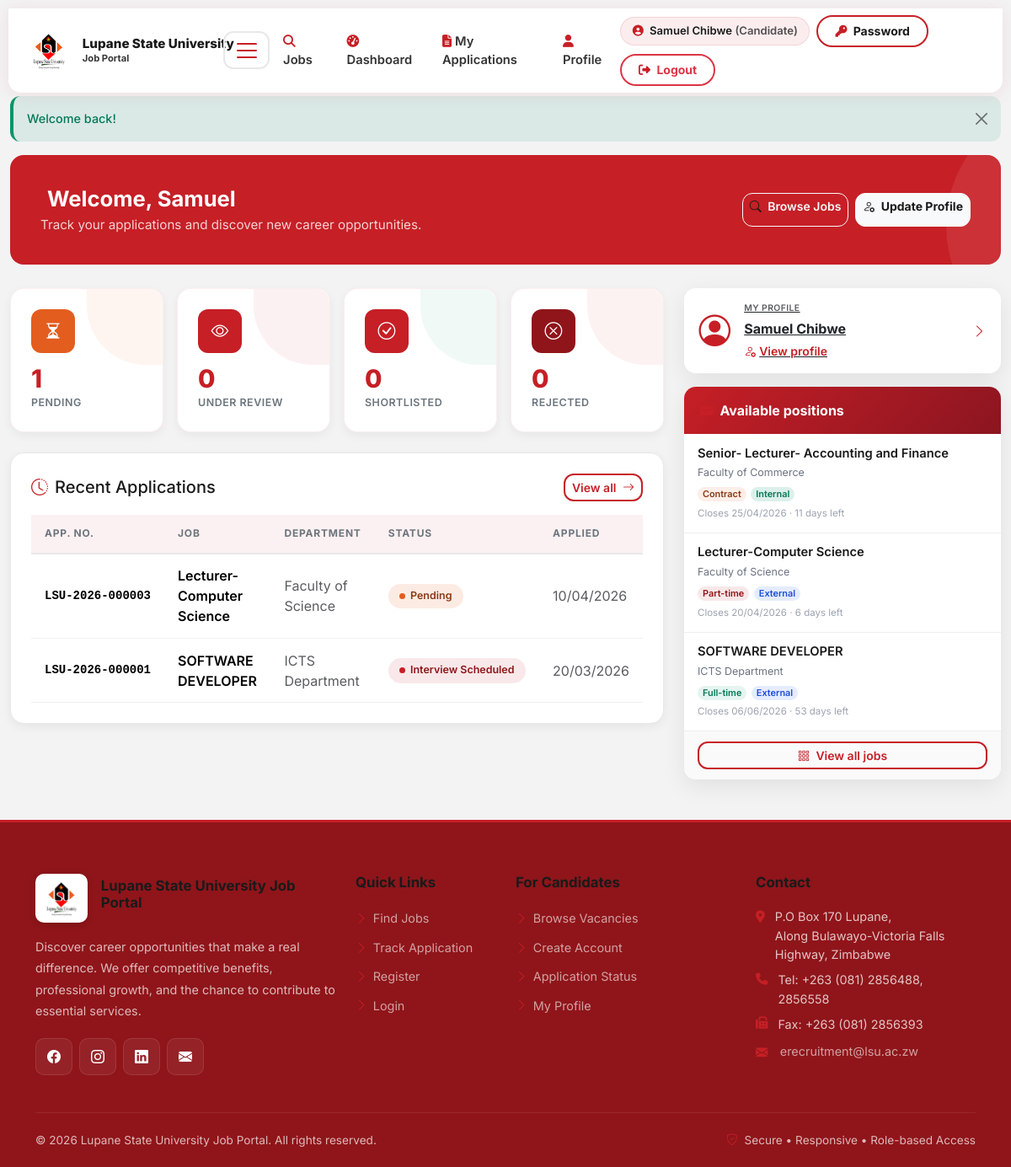
The app's page /candidate/dashboard.php (signed in) with its own data.
### tables this page shows
CREATE TABLE `applications` (
  `application_id` int(11) NOT NULL,
  `application_ref` varchar(32) DEFAULT NULL,
  `job_id` int(11) NOT NULL,
  `candidate_id` int(11) NOT NULL,
  `cover_letter` text DEFAULT NULL,
  `cv_path` varchar(255) DEFAULT NULL,
  `certificates_path` varchar(255) DEFAULT NULL,
  `status` enum('Pending','Under Review','Shortlisted','Interview Scheduled','Rejected','Offer Extended','Accepted','Withdrawn') DEFAULT 'Pending',
  `applied_at` timestamp NOT NULL DEFAULT current_timestamp(),
  `reviewed_by` int(11) DEFAULT NULL COMMENT 'HR user_id',
  `reviewed_at` datetime DEFAULT NULL,
  `review_notes` text DEFAULT NULL,
  `rejection_reason` text DEFAULT NULL,
  `updated_at` timestamp NOT NULL DEFAULT current_timestamp() ON UPDATE current_timestamp()
);

CREATE TABLE `jobs` (
  `job_id` int(11) NOT NULL,
  `title` varchar(255) NOT NULL,
  `department` varchar(100) DEFAULT NULL,
  `description` text NOT NULL,
  `requirements` text DEFAULT NULL,
  `qualifications` text DEFAULT NULL,
  `location` varchar(255) DEFAULT NULL,
  `job_type` enum('Full-time','Part-time','Contract','Internship') DEFAULT 'Full-time',
  `vacancy_scope` enum('Internal','External') NOT NULL DEFAULT 'External',
  `salary_min` decimal(10,2) DEFAULT NULL,
  `salary_max` decimal(10,2) DEFAULT NULL,
  `posted_by` int(11) NOT NULL COMMENT 'HR user_id',
  `status` enum('Draft','Pending Approval','Active','Closed','Cancelled') DEFAULT 'Draft',
  `approved_by` int(11) DEFAULT NULL COMMENT 'Management user_id',
  `approved_at` datetime DEFAULT NULL,
  `application_deadline` date DEFAULT NULL,
  `max_applications` int(11) DEFAULT NULL,
  `current_applications` int(11) DEFAULT 0,
  `created_at` timestamp NOT NULL DEFAULT current_timestamp(),
  `updated_at` timestamp NOT NULL DEFAULT current_timestamp() ON UPDATE current_timestamp()
);

### includes/security.php (called while the page is built, shortened)
<?php
function escape($string) {
    return htmlspecialchars($string, ENT_QUOTES, 'UTF-8');
}

### includes/functions.php (called while the page is built, shortened)
<?php
function formatDateDisplay($date) {
    try {
        return (new DateTime($date))->format('d/m/Y');
    } catch (Exception $e) {
        return '';
    }
}
function sqlJobApplicationOpen(string $alias = ''): string {
    $p = $alias !== '' ? $alias . '.' : '';
    return "({$p}application_deadline IS NULL OR {$p}application_deadline >= CURDATE())";
}
function vacancyScope(?string $scope): string {
    $s = trim((string)($scope ?? ''));
    return ($s === 'Internal' || $s === 'External') ? $s : 'External';
}
function vacancyScopeBadgeClass(?string $scope): string {
    return vacancyScope($scope) === 'Internal' ? 'badge-vacancy-internal' : 'badge-vacancy-external';
}
function candidateProfilePhotoUrl(?string $relative): ?string {
    $relative = str_replace('\\', '/', trim((string)$relative));
    if ($relative === '' || preg_match('#\.\.|^/#', $relative)) {
        return null;
    }
    return BASE_URL . '/uploads/' . $relative;
}

### candidate/dashboard.php (the view, shortened to what this page needs)
<?php
$db = getDBConnection();
$userId = (int)$_SESSION['user_id'];
$candidate = [];
try {
    $stmt = $db->prepare("SELECT candidate_id, profile_photo_path FROM candidates WHERE user_id = ?");
    $stmt->execute([$userId]);
    $candidate = $stmt->fetch() ?: [];
} catch (Throwable $e) {
    $stmt = $db->prepare("SELECT candidate_id FROM candidates WHERE user_id = ?");
    $stmt->execute([$userId]);
    $candidate = $stmt->fetch() ?: [];
}
$candidateId = (int)($candidate['candidate_id'] ?? 0);
$candidatePhotoUrl = candidateProfilePhotoUrl((string)($candidate['profile_photo_path'] ?? ''));
$countsStmt = $db->prepare("
    SELECT
      SUM(status = 'Pending') AS pending,
      SUM(status = 'Under Review') AS under_review,
      SUM(status = 'Shortlisted') AS shortlisted,
      SUM(status = 'Rejected') AS rejected
    FROM applications
    WHERE candidate_id = ?
");
$countsStmt->execute([$candidateId]);
$counts = $countsStmt->fetch() ?: [];
$recentStmt = $db->prepare("
    SELECT a.application_id, a.application_ref, a.status, a.applied_at, j.title, j.department
    FROM applications a
    JOIN jobs j ON a.job_id = j.job_id
    WHERE a.candidate_id = ?
    ORDER BY a.applied_at DESC
    LIMIT 5
");
$recentStmt->execute([$candidateId]);
$recent = $recentStmt->fetchAll();
$openSql = "status = 'Active' AND " . sqlJobApplicationOpen();
$sidebarStmt = $db->query("
    SELECT job_id, title, department, job_type, vacancy_scope, application_deadline
    FROM jobs
    WHERE {$openSql}
    ORDER BY created_at DESC
    LIMIT 8
");
$sidebarJobs = $sidebarStmt ? $sidebarStmt->fetchAll() : [];
require_once BASE_PATH . '/includes/header.php';
function candidateSidebarDaysLeft($deadline) {
    $now = new DateTime();
    $end = new DateTime($deadline);
    return (int)$now->diff($end)->days;
}
function candidateJobTypeBadgeClass($type) {
    $map = [
        'Full-time' => 'badge-fulltime',
        'Part-time' => 'badge-parttime',
        'Contract' => 'badge-contract',
        'Internship' => 'badge-internship',
    ];
    return $map[$type] ?? 'badge-fulltime';
}
function statusBadgeClass($status) {
    $map = [
        'Pending' => 'status-pending',
        'Under Review' => 'status-under-review',
        'Shortlisted' => 'status-shortlisted',
        'Interview Scheduled' => 'status-interview',
        'Rejected' => 'status-rejected',
        'Offer Extended' => 'status-offer',
        'Accepted' => 'status-accepted',
        'Withdrawn' => 'status-withdrawn',
    ];
    return $map[$status] ?? 'status-pending';
}
?>
<div class="page-header d-flex flex-column flex-md-row justify-content-between align-items-md-center gap-3">
    <div>
        <h1><i class="bi bi-hand-wave me-2"></i>Welcome, <?php echo escape($_SESSION['first_name']); ?></h1>
        <p>Track your applications and discover new career opportunities.</p>
    </div>
    <div class="page-actions d-flex gap-2">
        <a class="btn btn-outline-light btn-sm" href="<?php echo BASE_URL; ?>/index.php">
            <i class="bi bi-search me-1"></i> Browse Jobs
        </a>
        <a class="btn btn-light btn-sm text-primary fw-bold" href="<?php echo BASE_URL; ?>/candidate/profile.php">
            <i class="bi bi-person-gear me-1"></i> Update Profile
        </a>
    </div>
</div>
<div class="row g-4 align-items-start mb-4">
    <div class="col-lg-8">
        <div class="row g-3 mb-4">
            <div class="col-6 col-lg-3">
                <div class="stat-card-rich">
                    <div class="stat-accent amber"></div>
                    <div class="stat-icon amber"><i class="bi bi-hourglass-split"></i></div>
                    <div class="stat-value"><?php echo (int)($counts['pending'] ?? 0); ?></div>
                    <div class="stat-label">Pending</div>
                </div>
            </div>
            <div class="col-6 col-lg-3">
                <div class="stat-card-rich">
                    <div class="stat-accent blue"></div>
                    <div class="stat-icon blue"><i class="bi bi-eye"></i></div>
                    <div class="stat-value"><?php echo (int)($counts['under_review'] ?? 0); ?></div>
                    <div class="stat-label">Under Review</div>
                </div>
            </div>
            <div class="col-6 col-lg-3">
                <div class="stat-card-rich">
                    <div class="stat-accent green"></div>
                    <div class="stat-icon green"><i class="bi bi-check-circle"></i></div>
                    <div class="stat-value"><?php echo (int)($counts['shortlisted'] ?? 0); ?></div>
                    <div class="stat-label">Shortlisted</div>
                </div>
            </div>
            <div class="col-6 col-lg-3">
                <div class="stat-card-rich">
                    <div class="stat-accent red"></div>
                    <div class="stat-icon red"><i class="bi bi-x-circle"></i></div>
                    <div class="stat-value"><?php echo (int)($counts['rejected'] ?? 0); ?></div>
                    <div class="stat-label">Rejected</div>
                </div>
            </div>
        </div>
        <div class="card animate-in">
            <div class="card-body">
                <div class="d-flex flex-column flex-sm-row gap-2 justify-content-between align-items-stretch align-items-sm-center mb-3">
                    <h2 class="h5 mb-0"><i class="bi bi-clock-history me-2" style="color: #c61f26"></i>Recent Applications</h2>
                    <a class="btn btn-sm btn-outline-primary flex-shrink-0" href="<?php echo BASE_URL; ?>/candidate/applications.php">
                        View all <i class="bi bi-arrow-right ms-1"></i>
                    </a>
                </div>
                <div class="table-responsive">
                    <table class="table mb-0">
                        <thead>
                            <tr>
                                <th>App. no.</th>
                                <th>Job</th>
                                <th>Department</th>
                                <th>Status</th>
                                <th>Applied</th>
                            </tr>
                        </thead>
                        <tbody>
                            <?php foreach ($recent as $row): ?>
                                <tr>
                                    <td class="text-nowrap small font-monospace fw-semibold"><?php echo escape($row['application_ref'] ?? ('#' . (int)$row['application_id'])); ?></td>
                                    <td class="fw-semibold"><?php echo escape($row['title']); ?></td>
                                    <td class="text-muted"><?php echo escape($row['department'] ?? '-'); ?></td>
                                    <td><span class="status-badge <?php echo statusBadgeClass($row['status']); ?>"><?php echo escape($row['status']); ?></span></td>
                                    <td class="text-muted"><?php echo escape(formatDateDisplay($row['applied_at'])); ?></td>
                                </tr>
                            <?php endforeach; ?>
                        </tbody>
                    </table>
                </div>
            </div>
        </div>
    </div>
    <div class="col-lg-4">
        <div class="jp-dash-sidebar-stack d-flex flex-column gap-3">
            <a class="card jp-dash-profile-card animate-in" href="<?php echo BASE_URL; ?>/candidate/profile.php" aria-label="View my profile">
                <div class="card-body d-flex align-items-center gap-3">
                    <div class="jp-dash-profile-avatar" aria-hidden="true">
                        <?php if ($candidatePhotoUrl): ?>
                            <img src="<?php echo escape($candidatePhotoUrl); ?>" alt="My profile photo" style="width:44px;height:44px;border-radius:50%;object-fit:cover;">
                        <?php else: ?>
                            <i class="bi bi-person-circle"></i>
                        <?php endif; ?>
                    </div>
                    <div class="flex-grow-1 min-w-0">
                        <div class="jp-dash-profile-label text-uppercase text-muted fw-semibold mb-1">My profile</div>
                        <div class="fw-bold text-truncate"><?php echo escape(trim(($_SESSION['first_name'] ?? '') . ' ' . ($_SESSION['last_name'] ?? ''))); ?></div>
                        <div class="small text-primary fw-semibold mt-1"><i class="bi bi-person-gear me-1"></i>View profile</div>
                    </div>
                    <i class="bi bi-chevron-right text-muted flex-shrink-0" aria-hidden="true"></i>
                </div>
            </a>
            <div class="card jp-dash-sidebar animate-in">
            <div class="jp-dash-sidebar-head">
                <i class="bi bi-briefcase-fill"></i>
                Available positions
            </div>
            <div class="jp-dash-sidebar-body">
                <?php if (!$sidebarJobs): ?>
                    <div class="jp-dash-sidebar-empty">
                        <i class="bi bi-folder2-open d-block mb-2 fs-3 opacity-50"></i>
                        No open vacancies right now.
                        <a class="d-block mt-2 small" href="<?php echo BASE_URL; ?>/index.php">Browse all jobs</a>
                    </div>
                <?php else: ?>
                    <?php foreach ($sidebarJobs as $sj): ?>
                        <?php
                        $scopeLabel = vacancyScope($sj['vacancy_scope'] ?? null);
                        $dl = $sj['application_deadline'] ?? null;
                        $days = candidateSidebarDaysLeft($dl);
                        ?>
                        <div class="jp-sidebar-job">
                            <a class="jp-sidebar-job-title d-block" href="<?php echo BASE_URL; ?>/job.php?job_id=<?php echo (int)$sj['job_id']; ?>">
                                <?php echo escape($sj['title']); ?>
                            </a>
                            <div class="jp-sidebar-job-meta"><?php echo escape($sj['department'] ?? '—'); ?></div>
                            <div class="jp-sidebar-job-badges">
                                <span class="badge rounded-pill <?php echo candidateJobTypeBadgeClass($sj['job_type'] ?? ''); ?>"><?php echo escape($sj['job_type'] ?? '—'); ?></span>
                                <span class="badge rounded-pill <?php echo vacancyScopeBadgeClass($sj['vacancy_scope'] ?? null); ?>"><?php echo escape($scopeLabel); ?></span>
                            </div>
                            <?php if ($dl): ?>
                                <div class="jp-sidebar-job-deadline">
                                    <?php if ($days !== null && $days >= 0): ?>
                                        Closes <?php echo escape(formatDateDisplay($dl)); ?> · <?php echo (int)$days; ?> day<?php echo $days === 1 ? '' : 's'; ?> left
                                    <?php elseif ($days === -1): ?>
                                        Closed <?php echo escape(formatDateDisplay($dl)); ?>
                                    <?php else: ?>
                                        Closes <?php echo escape(formatDateDisplay($dl)); ?>
                                    <?php endif; ?>
                                </div>
                            <?php endif; ?>
                        </div>
                    <?php endforeach; ?>
                <?php endif; ?>
            </div>
            <div class="card-footer text-center">
                <a class="btn btn-sm btn-outline-primary w-100" href="<?php echo BASE_URL; ?>/index.php">
                    <i class="bi bi-grid-3x3-gap me-1"></i> View all jobs
                </a>
            </div>
            </div>
        </div>
    </div>
</div>
<?php require_once BASE_PATH . '/includes/footer.php'; ?>

### records on screen
applications: application_ref "LSU-2026-000003", job.title "Lecturer-Computer Science", job.department "Faculty of Science", status "Pending", applied_at "10/04/2026"
applications: application_ref "LSU-2026-000001", job.title "SOFTWARE DEVELOPER", job.department "ICTS Department", status "Interview Scheduled", applied_at "20/03/2026"
jobs: title "Senior- Lecturer- Accounting and Finance", department "Faculty of Commerce", job_type "Contract", vacancy_scope "Internal", application_deadline "25/04/2026", application_deadline "11"
jobs: title "Lecturer-Computer Science", department "Faculty of Science", job_type "Part-time", vacancy_scope "External", application_deadline "20/04/2026", application_deadline "6"
jobs: title "SOFTWARE DEVELOPER", department "ICTS Department", job_type "Full-time", vacancy_scope "External", application_deadline "06/06/2026", application_deadline "53"

### other values on screen
$label "Jobs Dashboard My Applications Profile"
$_SESSION['role_name'] "Candidate"
$flash['message'] "Welcome back!"
$_SESSION['first_name'] "Samuel"
$counts['pending'] "1"
$counts['under_review'] "0"
$counts['shortlisted'] "0"
$counts['rejected'] "0"
SITE_CONTACT_ADDRESS "P.O Box 170 Lupane, Along Bulawayo-Victoria Falls Highway, Zimbabwe"
SITE_CONTACT_PHONE "+263 (081) 2856488, 2856558"
SITE_CONTACT_FAX "+263 (081) 2856393"
SITE_CONTACT_EMAIL "erecruitment@lsu.ac.zw"
